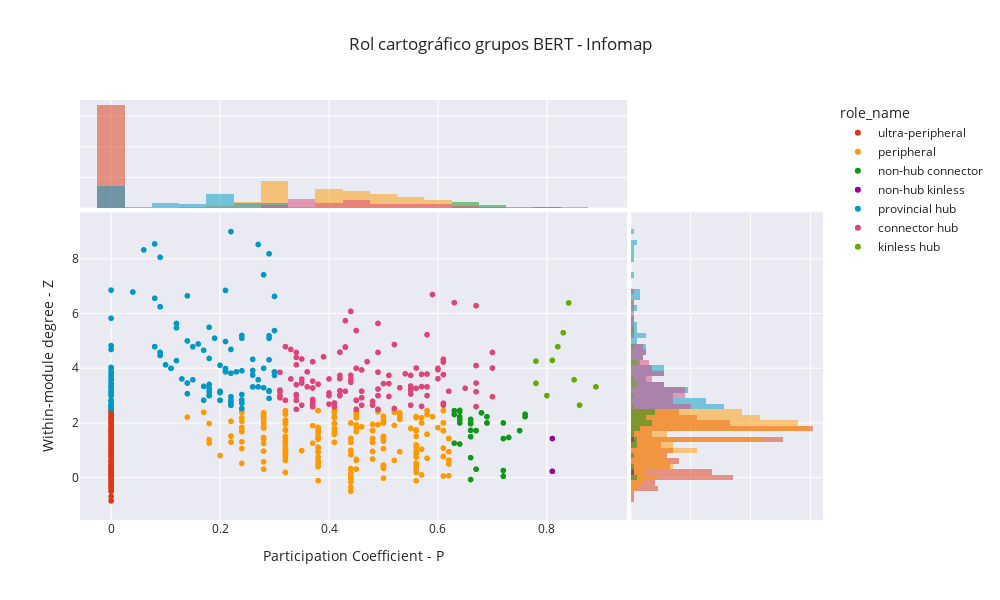

Notebook cell for this chart:
### Code cell
fig = px.scatter(bert_roles, x="participation_coefficient", y="intra_degree",text="index", width=1000, height=600, color="role_name", marginal_x="histogram",marginal_y="histogram", title="Rol cartográfico grupos BERT - Infomap", color_discrete_map=color_discrete_map)
fig.update_layout(xaxis_title="Participation Coefficient - P", yaxis_title="Within-module degree - Z")

fig.show()
# fig.write_html(reports_comunidades + "rol_cartografico_berts_infomap_interactivo.html")

### Figure 1 — Plotly figure (JSON) as saved in the notebook; plotly's stock layout.template omitted (floating-point values rounded to 4 significant figures; data arrays with more than 128 entries replaced by an {"elided": "..."} marker saying what was removed)
{"data": [{"hovertemplate": "role_name=ultra-peripheral<br>participation_coefficient=%{x}<br>intra_degree=%{y}<br>index=%{text}<extra></extra>", "legendgroup": "ultra-peripheral", "marker": {"color": "#DC3912", "symbol": "circle"}, "mode": "markers+text", "name": "ultra-peripheral", "showlegend": true, "text": {"elided": "335 int values"}, "type": "scattergl", "x": {"elided": "335 int values"}, "xaxis": "x", "y": {"elided": "335 float values"}, "yaxis": "y"}, {"alignmentgroup": "True", "bingroup": "x", "hovertemplate": "role_name=ultra-peripheral<br>participation_coefficient=%{x}<br>count=%{y}<extra></extra>", "legendgroup": "ultra-peripheral", "marker": {"color": "#DC3912"}, "name": "ultra-peripheral", "offsetgroup": "ultra-peripheral", "opacity": 0.5, "showlegend": false, "type": "histogram", "x": {"elided": "335 int values"}, "xaxis": "x3", "yaxis": "y3"}, {"alignmentgroup": "True", "bingroup": "y", "hovertemplate": "role_name=ultra-peripheral<br>intra_degree=%{y}<br>count=%{x}<extra></extra>", "legendgroup": "ultra-peripheral", "marker": {"color": "#DC3912"}, "name": "ultra-peripheral", "offsetgroup": "ultra-peripheral", "opacity": 0.5, "showlegend": false, "type": "histogram", "xaxis": "x2", "y": {"elided": "335 float values"}, "yaxis": "y2"}, {"hovertemplate": "role_name=peripheral<br>participation_coefficient=%{x}<br>intra_degree=%{y}<br>index=%{text}<extra></extra>", "legendgroup": "peripheral", "marker": {"color": "#FF9900", "symbol": "circle"}, "mode": "markers+text", "name": "peripheral", "showlegend": true, "text": {"elided": "346 int values"}, "type": "scattergl", "x": {"elided": "346 float values"}, "xaxis": "x", "y": {"elided": "346 float values"}, "yaxis": "y"}, {"alignmentgroup": "True", "bingroup": "x", "hovertemplate": "role_name=peripheral<br>participation_coefficient=%{x}<br>count=%{y}<extra></extra>", "legendgroup": "peripheral", "marker": {"color": "#FF9900"}, "name": "peripheral", "offsetgroup": "peripheral", "opacity": 0.5, "showlegend": false, "type": "histogram", "x": {"elided": "346 float values"}, "xaxis": "x3", "yaxis": "y3"}, {"alignmentgroup": "True", "bingroup": "y", "hovertemplate": "role_name=peripheral<br>intra_degree=%{y}<br>count=%{x}<extra></extra>", "legendgroup": "peripheral", "marker": {"color": "#FF9900"}, "name": "peripheral", "offsetgroup": "peripheral", "opacity": 0.5, "showlegend": false, "type": "histogram", "xaxis": "x2", "y": {"elided": "346 float values"}, "yaxis": "y2"}, {"hovertemplate": "role_name=non-hub connector<br>participation_coefficient=%{x}<br>intra_degree=%{y}<br>index=%{text}<extra></extra>", "legendgroup": "non-hub connector", "marker": {"color": "#109618", "symbol": "circle"}, "mode": "markers+text", "name": "non-hub connector", "showlegend": true, "text": [13792, 10659, 671, 2741, 7584, 5030, 4365, 8137, 4130, 2100, 4302, 16820, 9704, 3850, 9831, 2668, 14331, 3407, 6054, 17130, 2506, 3960, 3273, 9571, 3269, 14079, 9298, 2981, 14406, 9235, 753, 16802, 1919], "type": "scattergl", "x": [0.68, 0.64, 0.64, 0.63, 0.72, 0.66, 0.76, 0.76, 0.66, 0.69, 0.67, 0.66, 0.66, 0.64, 0.66, 0.64, 0.69, 0.64, 0.72, 0.67, 0.75, 0.69, 0.64, 0.63, 0.66, 0.73, 0.72, 0.64, 0.66, 0.63, 0.68, 0.72, 0.66], "xaxis": "x", "y": [2.37, 2.46, 2.42, 2.45, 1.43, -0.07, 2.23, 2.32, 0.73, 2.23, 0.31, 2, 1.97, 2.23, 1.73, 2, 2, 1.23, 0.26, 1.72, 1.72, 2, 2.13, 2.31, 1.5, 1.47, 0.05, 2.45, 2, 1.26, 2.37, 2, 2.13], "yaxis": "y"}, {"alignmentgroup": "True", "bingroup": "x", "hovertemplate": "role_name=non-hub connector<br>participation_coefficient=%{x}<br>count=%{y}<extra></extra>", "legendgroup": "non-hub connector", "marker": {"color": "#109618"}, "name": "non-hub connector", "offsetgroup": "non-hub connector", "opacity": 0.5, "showlegend": false, "type": "histogram", "x": [0.68, 0.64, 0.64, 0.63, 0.72, 0.66, 0.76, 0.76, 0.66, 0.69, 0.67, 0.66, 0.66, 0.64, 0.66, 0.64, 0.69, 0.64, 0.72, 0.67, 0.75, 0.69, 0.64, 0.63, 0.66, 0.73, 0.72, 0.64, 0.66, 0.63, 0.68, 0.72, 0.66], "xaxis": "x3", "yaxis": "y3"}, {"alignmentgroup": "True", "bingroup": "y", "hovertemplate": "role_name=non-hub connector<br>intra_degree=%{y}<br>count=%{x}<extra></extra>", "legendgroup": "non-hub connector", "marker": {"color": "#109618"}, "name": "non-hub connector", "offsetgroup": "non-hub connector", "opacity": 0.5, "showlegend": false, "type": "histogram", "xaxis": "x2", "y": [2.37, 2.46, 2.42, 2.45, 1.43, -0.07, 2.23, 2.32, 0.73, 2.23, 0.31, 2, 1.97, 2.23, 1.73, 2, 2, 1.23, 0.26, 1.72, 1.72, 2, 2.13, 2.31, 1.5, 1.47, 0.05, 2.45, 2, 1.26, 2.37, 2, 2.13], "yaxis": "y2"}, {"hovertemplate": "role_name=non-hub kinless<br>participation_coefficient=%{x}<br>intra_degree=%{y}<br>index=%{text}<extra></extra>", "legendgroup": "non-hub kinless", "marker": {"color": "#990099", "symbol": "circle"}, "mode": "markers+text", "name": "non-hub kinless", "showlegend": true, "text": [2764, 13721], "type": "scattergl", "x": [0.81, 0.81], "xaxis": "x", "y": [1.43, 0.23], "yaxis": "y"}, {"alignmentgroup": "True", "bingroup": "x", "hovertemplate": "role_name=non-hub kinless<br>participation_coefficient=%{x}<br>count=%{y}<extra></extra>", "legendgroup": "non-hub kinless", "marker": {"color": "#990099"}, "name": "non-hub kinless", "offsetgroup": "non-hub kinless", "opacity": 0.5, "showlegend": false, "type": "histogram", "x": [0.81, 0.81], "xaxis": "x3", "yaxis": "y3"}, {"alignmentgroup": "True", "bingroup": "y", "hovertemplate": "role_name=non-hub kinless<br>intra_degree=%{y}<br>count=%{x}<extra></extra>", "legendgroup": "non-hub kinless", "marker": {"color": "#990099"}, "name": "non-hub kinless", "offsetgroup": "non-hub kinless", "opacity": 0.5, "showlegend": false, "type": "histogram", "xaxis": "x2", "y": [1.43, 0.23], "yaxis": "y2"}, {"hovertemplate": "role_name=provincial hub<br>participation_coefficient=%{x}<br>intra_degree=%{y}<br>index=%{text}<extra></extra>", "legendgroup": "provincial hub", "marker": {"color": "#0099C6", "symbol": "circle"}, "mode": "markers+text", "name": "provincial hub", "showlegend": true, "text": {"elided": "184 int values"}, "type": "scattergl", "x": {"elided": "184 float values"}, "xaxis": "x", "y": {"elided": "184 float values"}, "yaxis": "y"}, {"alignmentgroup": "True", "bingroup": "x", "hovertemplate": "role_name=provincial hub<br>participation_coefficient=%{x}<br>count=%{y}<extra></extra>", "legendgroup": "provincial hub", "marker": {"color": "#0099C6"}, "name": "provincial hub", "offsetgroup": "provincial hub", "opacity": 0.5, "showlegend": false, "type": "histogram", "x": {"elided": "184 float values"}, "xaxis": "x3", "yaxis": "y3"}, {"alignmentgroup": "True", "bingroup": "y", "hovertemplate": "role_name=provincial hub<br>intra_degree=%{y}<br>count=%{x}<extra></extra>", "legendgroup": "provincial hub", "marker": {"color": "#0099C6"}, "name": "provincial hub", "offsetgroup": "provincial hub", "opacity": 0.5, "showlegend": false, "type": "histogram", "xaxis": "x2", "y": {"elided": "184 float values"}, "yaxis": "y2"}, {"hovertemplate": "role_name=connector hub<br>participation_coefficient=%{x}<br>intra_degree=%{y}<br>index=%{text}<extra></extra>", "legendgroup": "connector hub", "marker": {"color": "#DD4477", "symbol": "circle"}, "mode": "markers+text", "name": "connector hub", "showlegend": true, "text": {"elided": "133 int values"}, "type": "scattergl", "x": {"elided": "133 float values"}, "xaxis": "x", "y": {"elided": "133 float values"}, "yaxis": "y"}, {"alignmentgroup": "True", "bingroup": "x", "hovertemplate": "role_name=connector hub<br>participation_coefficient=%{x}<br>count=%{y}<extra></extra>", "legendgroup": "connector hub", "marker": {"color": "#DD4477"}, "name": "connector hub", "offsetgroup": "connector hub", "opacity": 0.5, "showlegend": false, "type": "histogram", "x": {"elided": "133 float values"}, "xaxis": "x3", "yaxis": "y3"}, {"alignmentgroup": "True", "bingroup": "y", "hovertemplate": "role_name=connector hub<br>intra_degree=%{y}<br>count=%{x}<extra></extra>", "legendgroup": "connector hub", "marker": {"color": "#DD4477"}, "name": "connector hub", "offsetgroup": "connector hub", "opacity": 0.5, "showlegend": false, "type": "histogram", "xaxis": "x2", "y": {"elided": "133 float values"}, "yaxis": "y2"}, {"hovertemplate": "role_name=kinless hub<br>participation_coefficient=%{x}<br>intra_degree=%{y}<br>index=%{text}<extra></extra>", "legendgroup": "kinless hub", "marker": {"color": "#66AA00", "symbol": "circle"}, "mode": "markers+text", "name": "kinless hub", "showlegend": true, "text": [4326, 9958, 5386, 12650, 5438, 6916, 4012, 1886, 3352, 7], "type": "scattergl", "x": [0.89, 0.84, 0.85, 0.78, 0.81, 0.8, 0.82, 0.78, 0.86, 0.83], "xaxis": "x", "y": [3.32, 6.39, 3.58, 3.45, 4.29, 3, 4.79, 4.26, 2.65, 5.3], "yaxis": "y"}, {"alignmentgroup": "True", "bingroup": "x", "hovertemplate": "role_name=kinless hub<br>participation_coefficient=%{x}<br>count=%{y}<extra></extra>", "legendgroup": "kinless hub", "marker": {"color": "#66AA00"}, "name": "kinless hub", "offsetgroup": "kinless hub", "opacity": 0.5, "showlegend": false, "type": "histogram", "x": [0.89, 0.84, 0.85, 0.78, 0.81, 0.8, 0.82, 0.78, 0.86, 0.83], "xaxis": "x3", "yaxis": "y3"}, {"alignmentgroup": "True", "bingroup": "y", "hovertemplate": "role_name=kinless hub<br>intra_degree=%{y}<br>count=%{x}<extra></extra>", "legendgroup": "kinless hub", "marker": {"color": "#66AA00"}, "name": "kinless hub", "offsetgroup": "kinless hub", "opacity": 0.5, "showlegend": false, "type": "histogram", "xaxis": "x2", "y": [3.32, 6.39, 3.58, 3.45, 4.29, 3, 4.79, 4.26, 2.65, 5.3], "yaxis": "y2"}], "layout": {"barmode": "overlay", "height": 600, "legend": {"title": {"text": "role_name"}, "tracegroupgap": 0}, "title": {"text": "Rol cartográfico grupos BERT - Infomap"}, "width": 1000, "xaxis": {"anchor": "y", "domain": [0, 0.7363], "title": {"text": "Participation Coefficient - P"}}, "xaxis2": {"anchor": "y2", "domain": [0.7413, 1], "matches": "x2", "showline": false, "showticklabels": false, "ticks": ""}, "xaxis3": {"anchor": "y3", "domain": [0, 0.7363], "matches": "x", "showticklabels": false}, "xaxis4": {"anchor": "y4", "domain": [0.7413, 1], "matches": "x2", "showline": false, "showticklabels": false, "ticks": ""}, "yaxis": {"anchor": "x", "domain": [0, 0.7326], "title": {"text": "Within-module degree - Z"}}, "yaxis2": {"anchor": "x2", "domain": [0, 0.7326], "matches": "y", "showticklabels": false}, "yaxis3": {"anchor": "x3", "domain": [0.7426, 1], "matches": "y3", "showline": false, "showticklabels": false, "ticks": ""}, "yaxis4": {"anchor": "x4", "domain": [0.7426, 1], "matches": "y3", "showline": false, "showticklabels": false, "ticks": ""}}}
